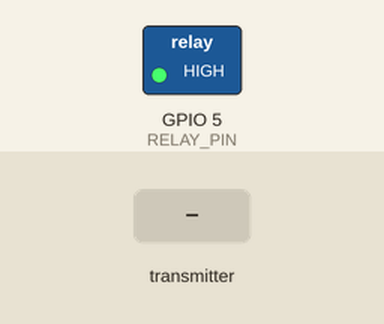
Simulated run of this sketch. Board: ESP8266 (NodeMCU). On the bench: switched loads named in the sketch (green lamp = pin HIGH). Inputs (shaded band) come from the test bench. WiFi joins after 1.5 s; servers stay silent unless stated.

Above: at 2.7 s.
2.8 s: the transmitter starts sending encender = 1
At 3.1 s:
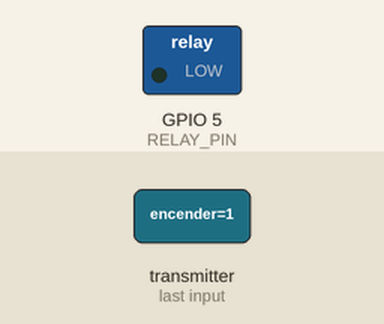
4.3 s: the transmitter starts sending encender = 0
At 5.4 s:
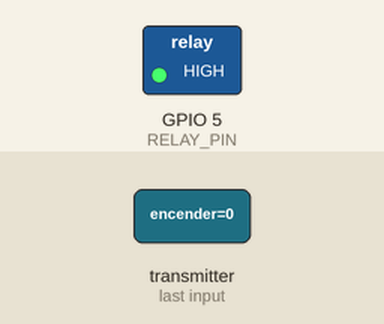
Timing chart, 0 to 7.3 s (numbered marks = the images above; inputs shaded):
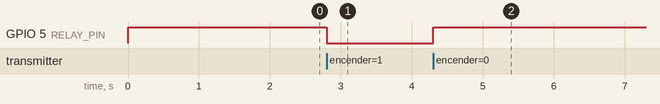

The sketch:

Bomba_esclavo.ino
```cpp
/* === CÓDIGO ESCLAVO: BOMBA CON LÓGICA INVERTIDA === */
#include <ESP8266WiFi.h>
#include <espnow.h>

const char* ssid = "INFINITUM2D38_2.4";
const char* password = "Elgatofeo2588";

// Pin del relé (D1 / GPIO 5)
#define RELAY_PIN 5

// Definición de la lógica invertida (Active Low)
#define RELAY_ON LOW
#define RELAY_OFF HIGH

typedef struct struct_mensaje {
  bool encender;
} struct_mensaje;

struct_mensaje mensajeRecibido;

unsigned long ultimoPaqueteRecibido = 0;
const unsigned long TIEMPO_SEGURIDAD = 5000;

void OnDataRecv(uint8_t * mac, uint8_t *incomingData, uint8_t len) {
  memcpy(&mensajeRecibido, incomingData, sizeof(mensajeRecibido));
  ultimoPaqueteRecibido = millis();

  // Aplicamos la lógica correcta de encendido/apagado
  if (mensajeRecibido.encender) {
     digitalWrite(RELAY_PIN, RELAY_ON);
  } else {
     digitalWrite(RELAY_PIN, RELAY_OFF);
  }
}

void setup() {
  Serial.begin(115200);

  // 1. IMPORTANTE: Definir el estado apagado ANTES de configurar el pin como salida
  digitalWrite(RELAY_PIN, RELAY_OFF);
  pinMode(RELAY_PIN, OUTPUT);

  // 2. Asegurar el estado nuevamente por redundancia
  digitalWrite(RELAY_PIN, RELAY_OFF);

  WiFi.mode(WIFI_STA);
  WiFi.begin(ssid, password);

  while (WiFi.status() != WL_CONNECTED) {
    delay(500);
  }

  if (esp_now_init() != 0) return;

  esp_now_set_self_role(ESP_NOW_ROLE_SLAVE);
  esp_now_register_recv_cb(OnDataRecv);

  ultimoPaqueteRecibido = millis();
}

void loop() {
  unsigned long ahora = millis();

  // Protocolo de seguridad (Failsafe)
  if (digitalRead(RELAY_PIN) == RELAY_ON) {
    if (ahora - ultimoPaqueteRecibido > TIEMPO_SEGURIDAD) {
      digitalWrite(RELAY_PIN, RELAY_OFF);
    }
  }
}
```

Measured:
- after the input at 2.8 s, GPIO 5 (RELAY_PIN): HIGH → LOW at once
- after the input at 4.3 s, GPIO 5 (RELAY_PIN): LOW → HIGH at once
